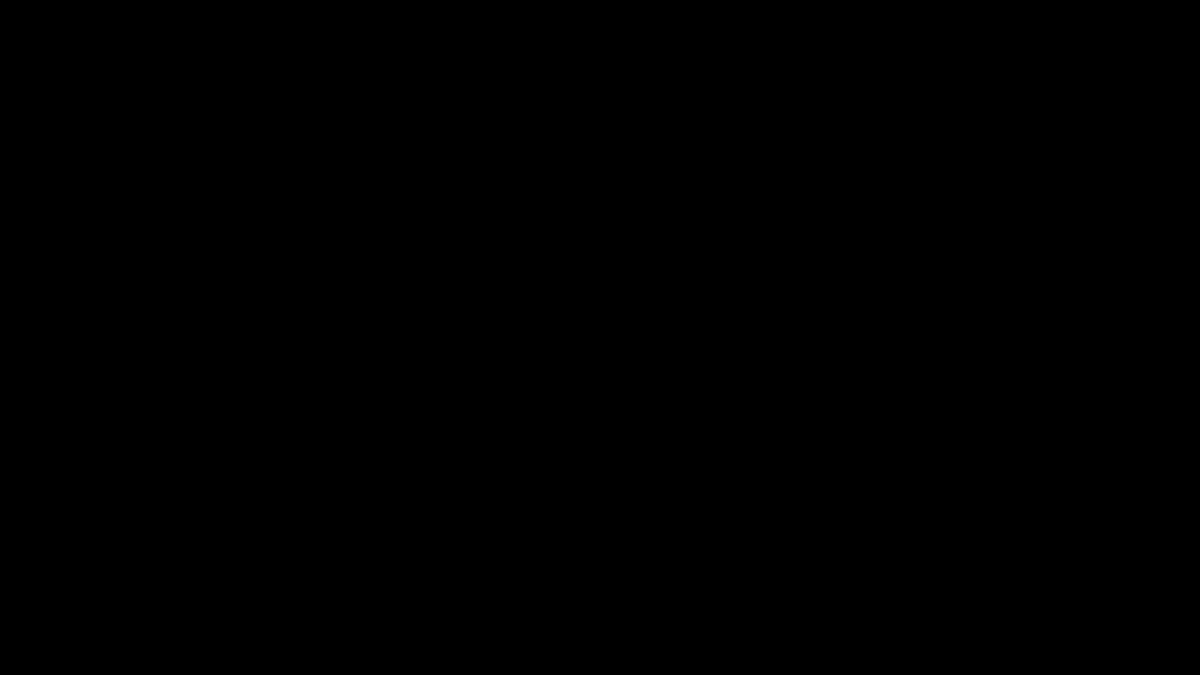
Frame 1 (no input)
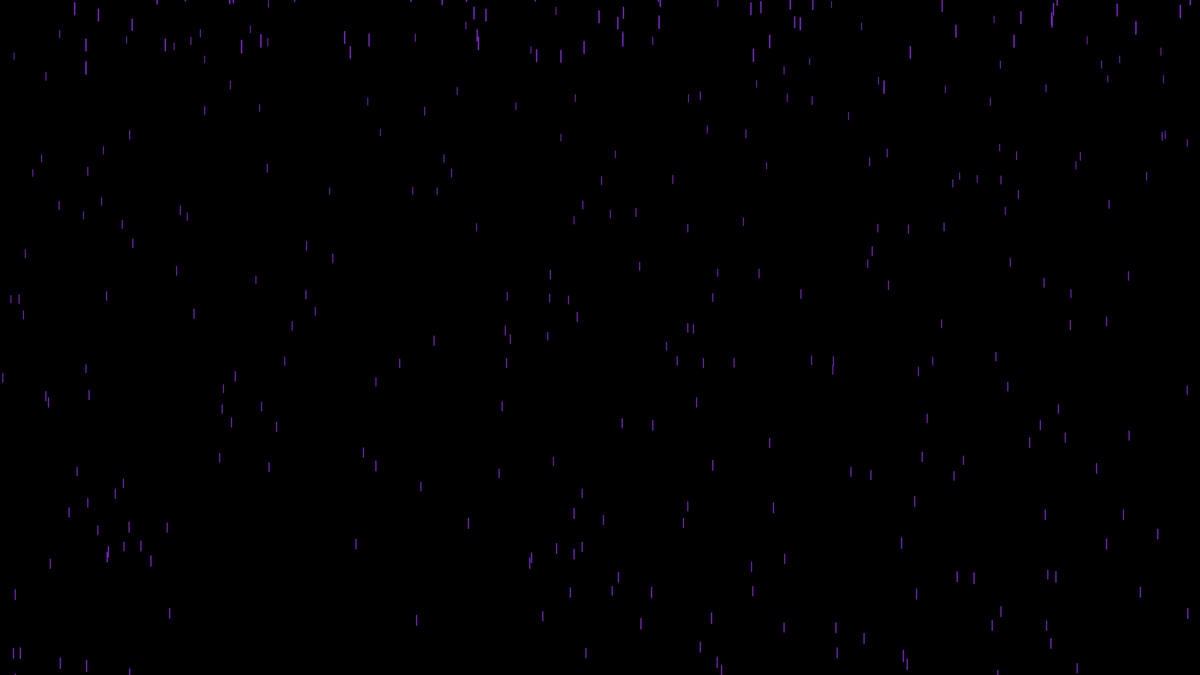
Frame 60 (the mouse pressed at the canvas centre just before this capture)
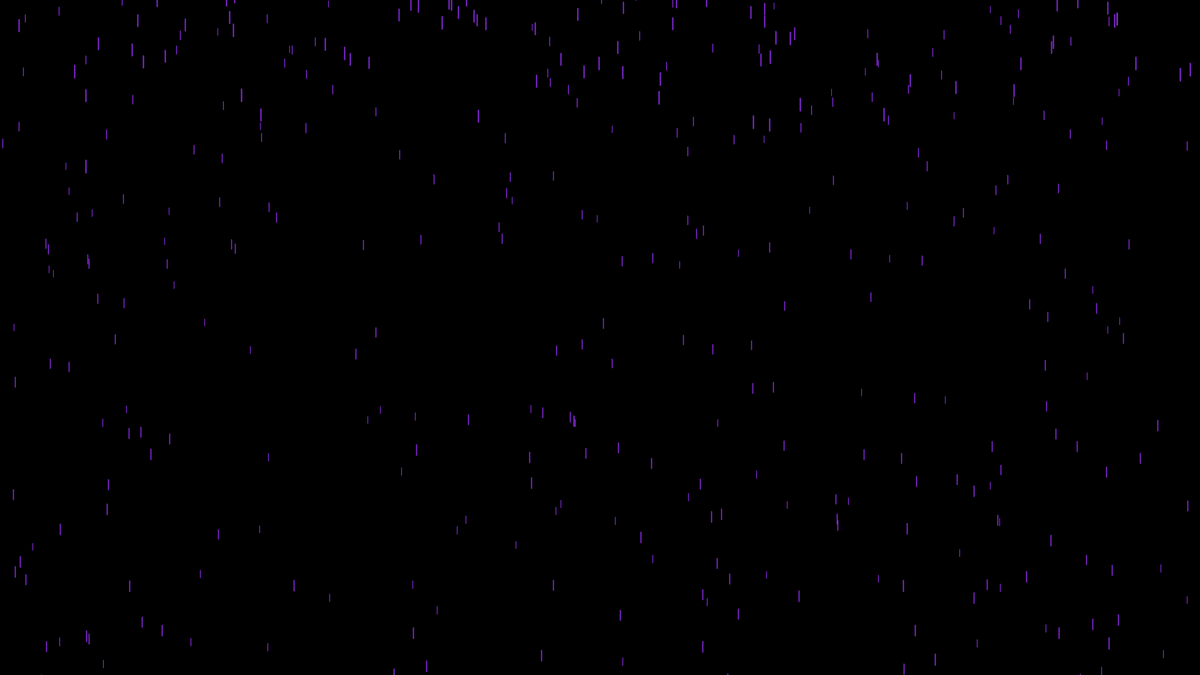
Frame 120 (the mouse held since frame 60 and released just before this capture)

The Processing sketch that drew these frames (run headless with seeded random() and noise(); from frame 60 on, the mouse is pressed at the canvas centre):

// Processing sketch: purple_rain
// ── purple_rain.pde
Drop[] drops = new Drop[500];

void setup(){
  size(1920, 1080);
  //size(640, 360);
  for (int i = 0; i < drops.length; i++){
    drops[i] = new Drop();
   
  }
}


void draw (){
  //background(0);
  //background(230, 230, 250);
  //background(255, 255, 255);
   background(0);
  for (int i = 0; i < drops.length; i++){
    drops[i].show();
    drops[i].fall();
   
  }
  
}

// ── Drop.pde
class Drop {
  float x = random(width);
  float y = random(-500, -50);
  float z = random(0, 20);
  float len = map(z, 0, 20, 10, 20);
  float yspeed = map(z, 0, 20, 1, 20);
  
  void fall(){
    y = y + yspeed;
    float grav = map(z, 0, 20, 0, 0.5);
    yspeed = yspeed + grav; 
    
    if (y > height){
      y = random(-200, -100);
      yspeed =  map(z, 0, 20, 4, 10);
    
    }
  
  }
  
  void show(){
    //stroke(255, 255, 255);
    float thick = map(z, 0, 20, 1, 2);
    strokeWeight(thick); 
    stroke(138, 43, 226); //purple rain 
    //stroke(0, 122, 229); // blue rain
    line(x, y, x, y+len);
    
  }
}
